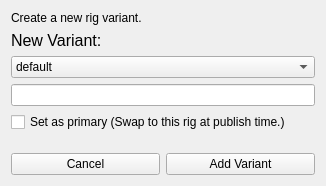
<?xml version="1.0" encoding="UTF-8"?>
<ui version="4.0">
 <class>Form</class>
 <widget class="QWidget" name="Form">
  <property name="geometry">
   <rect>
    <x>0</x>
    <y>0</y>
    <width>326</width>
    <height>186</height>
   </rect>
  </property>
  <property name="minimumSize">
   <size>
    <width>326</width>
    <height>186</height>
   </size>
  </property>
  <property name="maximumSize">
   <size>
    <width>326</width>
    <height>186</height>
   </size>
  </property>
  <property name="windowTitle">
   <string>New Variant</string>
  </property>
  <layout class="QGridLayout" name="gridLayout">
   <item row="0" column="0" colspan="2">
    <widget class="QLabel" name="label_2">
     <property name="text">
      <string>Create a new rig variant.</string>
     </property>
     <property name="wordWrap">
      <bool>true</bool>
     </property>
    </widget>
   </item>
   <item row="1" column="0" colspan="2">
    <widget class="QLabel" name="label">
     <property name="font">
      <font>
       <pointsize>12</pointsize>
      </font>
     </property>
     <property name="text">
      <string>New Variant:</string>
     </property>
    </widget>
   </item>
   <item row="2" column="0" colspan="2">
    <widget class="QComboBox" name="comboBox">
     <item>
      <property name="text">
       <string>default</string>
      </property>
     </item>
     <item>
      <property name="text">
       <string>anim</string>
      </property>
     </item>
     <item>
      <property name="text">
       <string>mocap</string>
      </property>
     </item>
     <item>
      <property name="text">
       <string>export</string>
      </property>
     </item>
     <item>
      <property name="text">
       <string>other ...</string>
      </property>
     </item>
    </widget>
   </item>
   <item row="3" column="0" colspan="2">
    <widget class="QLineEdit" name="lineEdit">
     <property name="enabled">
      <bool>true</bool>
     </property>
    </widget>
   </item>
   <item row="4" column="0" colspan="2">
    <widget class="QCheckBox" name="checkBox">
     <property name="text">
      <string>Set as primary (Swap to this rig at publish time.)</string>
     </property>
    </widget>
   </item>
   <item row="6" column="0">
    <widget class="QPushButton" name="cancel_btn">
     <property name="text">
      <string>Cancel</string>
     </property>
    </widget>
   </item>
   <item row="6" column="1">
    <widget class="QPushButton" name="set_btn">
     <property name="text">
      <string>Add Variant</string>
     </property>
    </widget>
   </item>
   <item row="5" column="0">
    <spacer name="verticalSpacer">
     <property name="orientation">
      <enum>Qt::Vertical</enum>
     </property>
     <property name="sizeHint" stdset="0">
      <size>
       <width>20</width>
       <height>40</height>
      </size>
     </property>
    </spacer>
   </item>
  </layout>
 </widget>
 <resources/>
 <connections/>
</ui>
